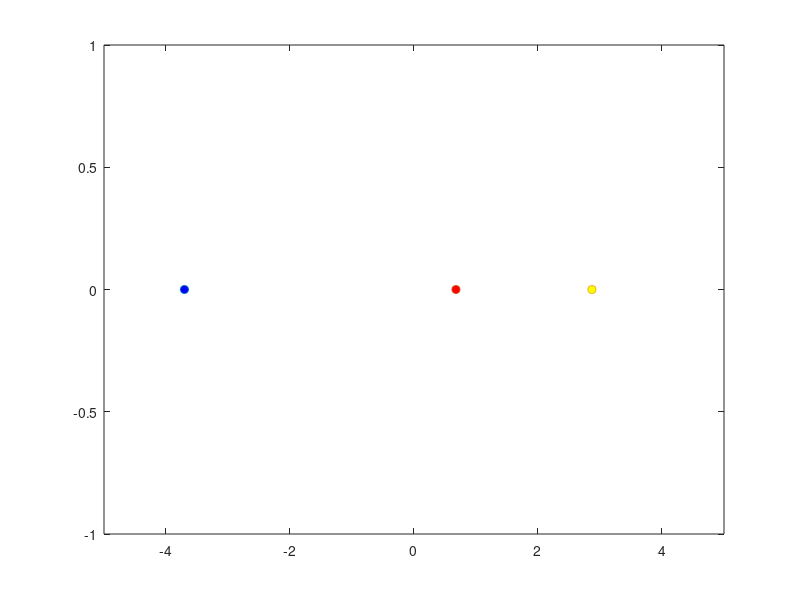

This figure's MATLAB source:
m1=40; m2=20; m3=50;
k1=200; k2=100; k3=250; k4=100;

A=[k1/m1 -k2/m1 0; 0 k2/m2 -k3/m2; k4/m3 k4/m3 (k3/m3)+(k4/m3)];

[V,D]=eig(A);

w1=sqrt(D(1,1));

X=V(:,1);

t=linspace(0,1,250);

x1=X(1)*sin(w1*t*2*pi);
x2=X(2)*sin(w1*t*2*pi);
x3=X(3)*sin(w1*t*2*pi);
% plot(t,x1,t,x2,t,x3);
% axis([0 1 -1 1])

for i=1:250
    hold off
    plot(x1(i)-3,0,'o','MarkerFaceColor','b')
    hold on
    plot(x2(i),0,'o','MarkerFaceColor','r')
    hold on
    plot(x3(i)+3,0,'o','MarkerFaceColor','y')
    axis([-5 5 -1 1])
    pause(0.01)
end